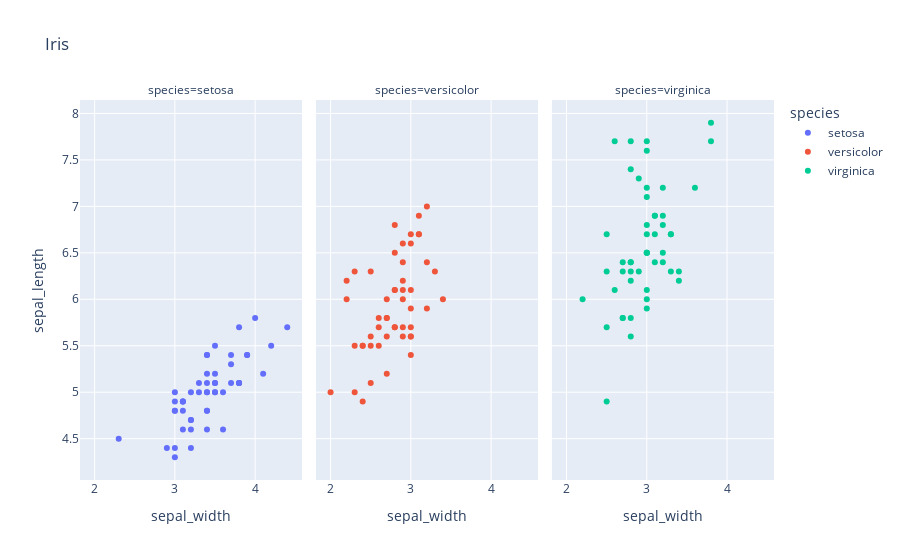

The code cell stored with this chart in its notebook:
### Code cell
fig

### Figure 1 — Plotly figure (JSON) as saved in the notebook; plotly's stock layout.template omitted (floating-point values rounded to 4 significant figures)
{"data": [{"hovertemplate": "species=setosa<br>sepal_width=%{x}<br>sepal_length=%{y}<extra></extra>", "legendgroup": "setosa", "marker": {"color": "#636efa", "symbol": "circle"}, "mode": "markers", "name": "setosa", "showlegend": true, "type": "scatter", "x": [3.5, 3, 3.2, 3.1, 3.6, 3.9, 3.4, 3.4, 2.9, 3.1, 3.7, 3.4, 3, 3, 4, 4.4, 3.9, 3.5, 3.8, 3.8, 3.4, 3.7, 3.6, 3.3, 3.4, 3, 3.4, 3.5, 3.4, 3.2, 3.1, 3.4, 4.1, 4.2, 3.1, 3.2, 3.5, 3.1, 3, 3.4, 3.5, 2.3, 3.2, 3.5, 3.8, 3, 3.8, 3.2, 3.7, 3.3], "xaxis": "x", "y": [5.1, 4.9, 4.7, 4.6, 5, 5.4, 4.6, 5, 4.4, 4.9, 5.4, 4.8, 4.8, 4.3, 5.8, 5.7, 5.4, 5.1, 5.7, 5.1, 5.4, 5.1, 4.6, 5.1, 4.8, 5, 5, 5.2, 5.2, 4.7, 4.8, 5.4, 5.2, 5.5, 4.9, 5, 5.5, 4.9, 4.4, 5.1, 5, 4.5, 4.4, 5, 5.1, 4.8, 5.1, 4.6, 5.3, 5], "yaxis": "y"}, {"hovertemplate": "species=versicolor<br>sepal_width=%{x}<br>sepal_length=%{y}<extra></extra>", "legendgroup": "versicolor", "marker": {"color": "#EF553B", "symbol": "circle"}, "mode": "markers", "name": "versicolor", "showlegend": true, "type": "scatter", "x": [3.2, 3.2, 3.1, 2.3, 2.8, 2.8, 3.3, 2.4, 2.9, 2.7, 2, 3, 2.2, 2.9, 2.9, 3.1, 3, 2.7, 2.2, 2.5, 3.2, 2.8, 2.5, 2.8, 2.9, 3, 2.8, 3, 2.9, 2.6, 2.4, 2.4, 2.7, 2.7, 3, 3.4, 3.1, 2.3, 3, 2.5, 2.6, 3, 2.6, 2.3, 2.7, 3, 2.9, 2.9, 2.5, 2.8], "xaxis": "x2", "y": [7, 6.4, 6.9, 5.5, 6.5, 5.7, 6.3, 4.9, 6.6, 5.2, 5, 5.9, 6, 6.1, 5.6, 6.7, 5.6, 5.8, 6.2, 5.6, 5.9, 6.1, 6.3, 6.1, 6.4, 6.6, 6.8, 6.7, 6, 5.7, 5.5, 5.5, 5.8, 6, 5.4, 6, 6.7, 6.3, 5.6, 5.5, 5.5, 6.1, 5.8, 5, 5.6, 5.7, 5.7, 6.2, 5.1, 5.7], "yaxis": "y2"}, {"hovertemplate": "species=virginica<br>sepal_width=%{x}<br>sepal_length=%{y}<extra></extra>", "legendgroup": "virginica", "marker": {"color": "#00cc96", "symbol": "circle"}, "mode": "markers", "name": "virginica", "showlegend": true, "type": "scatter", "x": [3.3, 2.7, 3, 2.9, 3, 3, 2.5, 2.9, 2.5, 3.6, 3.2, 2.7, 3, 2.5, 2.8, 3.2, 3, 3.8, 2.6, 2.2, 3.2, 2.8, 2.8, 2.7, 3.3, 3.2, 2.8, 3, 2.8, 3, 2.8, 3.8, 2.8, 2.8, 2.6, 3, 3.4, 3.1, 3, 3.1, 3.1, 3.1, 2.7, 3.2, 3.3, 3, 2.5, 3, 3.4, 3], "xaxis": "x3", "y": [6.3, 5.8, 7.1, 6.3, 6.5, 7.6, 4.9, 7.3, 6.7, 7.2, 6.5, 6.4, 6.8, 5.7, 5.8, 6.4, 6.5, 7.7, 7.7, 6, 6.9, 5.6, 7.7, 6.3, 6.7, 7.2, 6.2, 6.1, 6.4, 7.2, 7.4, 7.9, 6.4, 6.3, 6.1, 7.7, 6.3, 6.4, 6, 6.9, 6.7, 6.9, 5.8, 6.8, 6.7, 6.7, 6.3, 6.5, 6.2, 5.9], "yaxis": "y3"}], "layout": {"annotations": [{"font": {}, "showarrow": false, "text": "species=setosa", "x": 0.16, "xanchor": "center", "xref": "paper", "y": 1, "yanchor": "bottom", "yref": "paper"}, {"font": {}, "showarrow": false, "text": "species=versicolor", "x": 0.5, "xanchor": "center", "xref": "paper", "y": 1, "yanchor": "bottom", "yref": "paper"}, {"font": {}, "showarrow": false, "text": "species=virginica", "x": 0.84, "xanchor": "center", "xref": "paper", "y": 1, "yanchor": "bottom", "yref": "paper"}], "autosize": true, "legend": {"title": {"text": "species"}, "tracegroupgap": 0}, "title": {"text": "Iris"}, "xaxis": {"anchor": "y", "autorange": true, "domain": [0, 0.32], "range": [1.792, 4.608], "title": {"text": "sepal_width"}, "type": "linear"}, "xaxis2": {"anchor": "y2", "autorange": true, "domain": [0.34, 0.66], "matches": "x", "range": [1.792, 4.608], "title": {"text": "sepal_width"}, "type": "linear"}, "xaxis3": {"anchor": "y3", "autorange": true, "domain": [0.68, 1.0], "matches": "x", "range": [1.792, 4.608], "title": {"text": "sepal_width"}, "type": "linear"}, "yaxis": {"anchor": "x", "autorange": true, "domain": [0, 1], "range": [4.036, 8.164], "title": {"text": "sepal_length"}, "type": "linear"}, "yaxis2": {"anchor": "x2", "autorange": true, "domain": [0, 1], "matches": "y", "range": [4.036, 8.164], "showticklabels": false, "type": "linear"}, "yaxis3": {"anchor": "x3", "autorange": true, "domain": [0, 1], "matches": "y", "range": [4.036, 8.164], "showticklabels": false, "type": "linear"}}}
